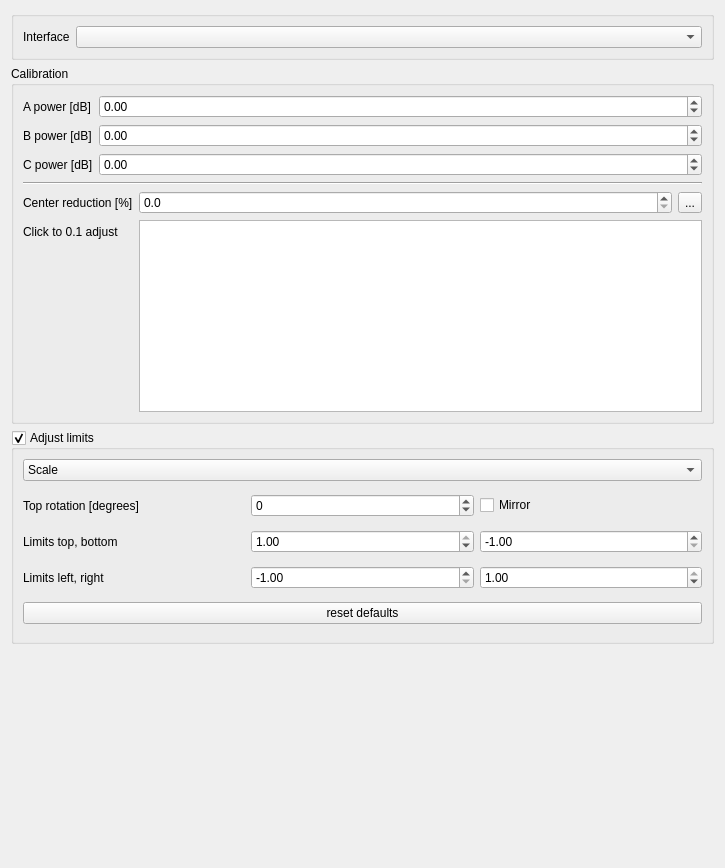
<?xml version="1.0" encoding="UTF-8"?>
<ui version="4.0">
 <class>ThreePhaseSettingsWidget</class>
 <widget class="QWidget" name="ThreePhaseSettingsWidget">
  <property name="geometry">
   <rect>
    <x>0</x>
    <y>0</y>
    <width>725</width>
    <height>868</height>
   </rect>
  </property>
  <property name="windowTitle">
   <string>Form</string>
  </property>
  <layout class="QGridLayout" name="gridLayout">
   <item row="0" column="0">
    <widget class="QGroupBox" name="groupBox_5">
     <property name="title">
      <string/>
     </property>
     <layout class="QFormLayout" name="formLayout_6">
      <item row="0" column="0">
       <widget class="QLabel" name="label_19">
        <property name="text">
         <string>Interface</string>
        </property>
       </widget>
      </item>
      <item row="0" column="1">
       <widget class="QComboBox" name="comboBox_interface"/>
      </item>
     </layout>
    </widget>
   </item>
   <item row="1" column="0">
    <widget class="QGroupBox" name="groupBox_classic">
     <property name="title">
      <string>Calibration</string>
     </property>
     <layout class="QFormLayout" name="formLayout">
      <item row="0" column="0" colspan="2">
       <widget class="QStackedWidget" name="stackedWidget_2">
        <property name="currentIndex">
         <number>1</number>
        </property>
        <widget class="QWidget" name="page_3">
         <layout class="QFormLayout" name="formLayout_3">
          <property name="leftMargin">
           <number>0</number>
          </property>
          <property name="topMargin">
           <number>0</number>
          </property>
          <property name="rightMargin">
           <number>0</number>
          </property>
          <property name="bottomMargin">
           <number>0</number>
          </property>
          <item row="0" column="0">
           <widget class="QLabel" name="label">
            <property name="text">
             <string>&lt;html&gt;&lt;head/&gt;&lt;body&gt;&lt;p&gt;Neutral power [dB] &lt;/p&gt;&lt;/body&gt;&lt;/html&gt;</string>
            </property>
           </widget>
          </item>
          <item row="0" column="1">
           <widget class="QDoubleSpinBox" name="neutral">
            <property name="keyboardTracking">
             <bool>false</bool>
            </property>
            <property name="minimum">
             <double>-15.000000000000000</double>
            </property>
            <property name="maximum">
             <double>15.000000000000000</double>
            </property>
            <property name="singleStep">
             <double>0.100000000000000</double>
            </property>
           </widget>
          </item>
          <item row="1" column="0">
           <widget class="QLabel" name="label_2">
            <property name="text">
             <string>Right power [dB]</string>
            </property>
           </widget>
          </item>
          <item row="1" column="1">
           <widget class="QDoubleSpinBox" name="right">
            <property name="keyboardTracking">
             <bool>false</bool>
            </property>
            <property name="minimum">
             <double>-15.000000000000000</double>
            </property>
            <property name="maximum">
             <double>15.000000000000000</double>
            </property>
            <property name="singleStep">
             <double>0.100000000000000</double>
            </property>
           </widget>
          </item>
         </layout>
        </widget>
        <widget class="QWidget" name="page_4">
         <layout class="QFormLayout" name="formLayout_4">
          <property name="leftMargin">
           <number>0</number>
          </property>
          <property name="topMargin">
           <number>0</number>
          </property>
          <property name="rightMargin">
           <number>0</number>
          </property>
          <property name="bottomMargin">
           <number>0</number>
          </property>
          <item row="0" column="0">
           <widget class="QLabel" name="label_15">
            <property name="text">
             <string>A power [dB]</string>
            </property>
           </widget>
          </item>
          <item row="0" column="1">
           <widget class="SpinBoxWithProgressIndicator" name="a_power">
            <property name="keyboardTracking">
             <bool>false</bool>
            </property>
            <property name="decimals">
             <number>2</number>
            </property>
            <property name="minimum">
             <double>-100.000000000000000</double>
            </property>
            <property name="maximum">
             <double>300.000000000000000</double>
            </property>
            <property name="singleStep">
             <double>0.100000000000000</double>
            </property>
           </widget>
          </item>
          <item row="1" column="0">
           <widget class="QLabel" name="label_16">
            <property name="text">
             <string>B power [dB]</string>
            </property>
           </widget>
          </item>
          <item row="1" column="1">
           <widget class="SpinBoxWithProgressIndicator" name="b_power">
            <property name="keyboardTracking">
             <bool>false</bool>
            </property>
            <property name="decimals">
             <number>2</number>
            </property>
            <property name="minimum">
             <double>-100.000000000000000</double>
            </property>
            <property name="maximum">
             <double>300.000000000000000</double>
            </property>
            <property name="singleStep">
             <double>0.100000000000000</double>
            </property>
           </widget>
          </item>
          <item row="2" column="0">
           <widget class="QLabel" name="label_17">
            <property name="text">
             <string>C power [dB]</string>
            </property>
           </widget>
          </item>
          <item row="2" column="1">
           <widget class="SpinBoxWithProgressIndicator" name="c_power">
            <property name="keyboardTracking">
             <bool>false</bool>
            </property>
            <property name="decimals">
             <number>2</number>
            </property>
            <property name="minimum">
             <double>-100.000000000000000</double>
            </property>
            <property name="maximum">
             <double>300.000000000000000</double>
            </property>
            <property name="singleStep">
             <double>0.100000000000000</double>
            </property>
           </widget>
          </item>
         </layout>
        </widget>
       </widget>
      </item>
      <item row="2" column="0" colspan="2">
       <widget class="Line" name="line">
        <property name="orientation">
         <enum>Qt::Orientation::Horizontal</enum>
        </property>
       </widget>
      </item>
      <item row="3" column="0">
       <widget class="QLabel" name="label_18">
        <property name="text">
         <string>Center reduction [%]</string>
        </property>
       </widget>
      </item>
      <item row="3" column="1">
       <widget class="QWidget" name="widget" native="true">
        <layout class="QHBoxLayout" name="horizontalLayout">
         <property name="leftMargin">
          <number>0</number>
         </property>
         <property name="topMargin">
          <number>0</number>
         </property>
         <property name="rightMargin">
          <number>0</number>
         </property>
         <property name="bottomMargin">
          <number>0</number>
         </property>
         <item>
          <widget class="SpinBoxWithProgressIndicator" name="center_reduction">
           <property name="keyboardTracking">
            <bool>false</bool>
           </property>
           <property name="decimals">
            <number>1</number>
           </property>
           <property name="minimum">
            <double>0.000000000000000</double>
           </property>
           <property name="maximum">
            <double>20.000000000000000</double>
           </property>
          </widget>
         </item>
         <item>
          <widget class="QToolButton" name="center_reduction_reset">
           <property name="text">
            <string>...</string>
           </property>
           <property name="icon">
            <iconset resource="../resources/restim.qrc">
             <normaloff>:/restim/arrow-round_poly.svg</normaloff>:/restim/arrow-round_poly.svg</iconset>
           </property>
          </widget>
         </item>
        </layout>
       </widget>
      </item>
      <item row="4" column="0">
       <widget class="QLabel" name="label_10">
        <property name="text">
         <string>Click to 0.1 adjust</string>
        </property>
       </widget>
      </item>
      <item row="4" column="1">
       <widget class="ThreephaseWidgetCalibration" name="phase_widget_calibration"/>
      </item>
     </layout>
    </widget>
   </item>
   <item row="2" column="0">
    <widget class="QGroupBox" name="groupBox_2">
     <property name="title">
      <string>Adjust limits</string>
     </property>
     <property name="checkable">
      <bool>true</bool>
     </property>
     <layout class="QVBoxLayout" name="verticalLayout_2">
      <item>
       <widget class="QComboBox" name="combobox_type">
        <item>
         <property name="text">
          <string>Scale</string>
         </property>
        </item>
        <item>
         <property name="text">
          <string>Map to edge</string>
         </property>
        </item>
       </widget>
      </item>
      <item>
       <widget class="QStackedWidget" name="stackedWidget">
        <property name="currentIndex">
         <number>0</number>
        </property>
        <widget class="QWidget" name="page">
         <layout class="QGridLayout" name="gridLayout_2">
          <property name="leftMargin">
           <number>0</number>
          </property>
          <property name="topMargin">
           <number>0</number>
          </property>
          <property name="rightMargin">
           <number>0</number>
          </property>
          <property name="bottomMargin">
           <number>0</number>
          </property>
          <item row="3" column="0" colspan="3">
           <widget class="QPushButton" name="reset_defaults_button">
            <property name="text">
             <string>reset defaults</string>
            </property>
           </widget>
          </item>
          <item row="2" column="2">
           <widget class="QDoubleSpinBox" name="limit_right">
            <property name="keyboardTracking">
             <bool>false</bool>
            </property>
            <property name="minimum">
             <double>-1.000000000000000</double>
            </property>
            <property name="maximum">
             <double>1.000000000000000</double>
            </property>
            <property name="singleStep">
             <double>0.100000000000000</double>
            </property>
            <property name="value">
             <double>1.000000000000000</double>
            </property>
           </widget>
          </item>
          <item row="0" column="2">
           <widget class="QCheckBox" name="mirror">
            <property name="text">
             <string>Mirror</string>
            </property>
           </widget>
          </item>
          <item row="1" column="2">
           <widget class="QDoubleSpinBox" name="limit_bottom">
            <property name="keyboardTracking">
             <bool>false</bool>
            </property>
            <property name="minimum">
             <double>-1.000000000000000</double>
            </property>
            <property name="maximum">
             <double>1.000000000000000</double>
            </property>
            <property name="singleStep">
             <double>0.100000000000000</double>
            </property>
            <property name="value">
             <double>-1.000000000000000</double>
            </property>
           </widget>
          </item>
          <item row="2" column="1">
           <widget class="QDoubleSpinBox" name="limit_left">
            <property name="keyboardTracking">
             <bool>false</bool>
            </property>
            <property name="minimum">
             <double>-1.000000000000000</double>
            </property>
            <property name="maximum">
             <double>1.000000000000000</double>
            </property>
            <property name="singleStep">
             <double>0.100000000000000</double>
            </property>
            <property name="value">
             <double>-1.000000000000000</double>
            </property>
           </widget>
          </item>
          <item row="1" column="0">
           <widget class="QLabel" name="label_6">
            <property name="text">
             <string>Limits top, bottom</string>
            </property>
           </widget>
          </item>
          <item row="1" column="1">
           <widget class="QDoubleSpinBox" name="limit_top">
            <property name="keyboardTracking">
             <bool>false</bool>
            </property>
            <property name="minimum">
             <double>-1.000000000000000</double>
            </property>
            <property name="maximum">
             <double>1.000000000000000</double>
            </property>
            <property name="singleStep">
             <double>0.100000000000000</double>
            </property>
            <property name="value">
             <double>1.000000000000000</double>
            </property>
           </widget>
          </item>
          <item row="0" column="0">
           <widget class="QLabel" name="label_4">
            <property name="text">
             <string>Top rotation [degrees]</string>
            </property>
           </widget>
          </item>
          <item row="2" column="0">
           <widget class="QLabel" name="label_8">
            <property name="text">
             <string>Limits left, right</string>
            </property>
           </widget>
          </item>
          <item row="0" column="1">
           <widget class="QDoubleSpinBox" name="rotation">
            <property name="keyboardTracking">
             <bool>false</bool>
            </property>
            <property name="decimals">
             <number>0</number>
            </property>
            <property name="minimum">
             <double>-360.000000000000000</double>
            </property>
            <property name="maximum">
             <double>360.000000000000000</double>
            </property>
            <property name="singleStep">
             <double>10.000000000000000</double>
            </property>
           </widget>
          </item>
         </layout>
        </widget>
        <widget class="QWidget" name="page_2">
         <layout class="QFormLayout" name="formLayout_2">
          <property name="leftMargin">
           <number>0</number>
          </property>
          <property name="topMargin">
           <number>0</number>
          </property>
          <property name="rightMargin">
           <number>0</number>
          </property>
          <property name="bottomMargin">
           <number>0</number>
          </property>
          <item row="0" column="0">
           <widget class="QLabel" name="label_12">
            <property name="text">
             <string>Arc start [deg]</string>
            </property>
           </widget>
          </item>
          <item row="0" column="1">
           <widget class="QDoubleSpinBox" name="mapToEdge_start">
            <property name="keyboardTracking">
             <bool>false</bool>
            </property>
            <property name="minimum">
             <double>-360.000000000000000</double>
            </property>
            <property name="maximum">
             <double>360.000000000000000</double>
            </property>
            <property name="singleStep">
             <double>10.000000000000000</double>
            </property>
           </widget>
          </item>
          <item row="1" column="0">
           <widget class="QLabel" name="label_13">
            <property name="text">
             <string>Arc length [deg]</string>
            </property>
           </widget>
          </item>
          <item row="1" column="1">
           <widget class="QDoubleSpinBox" name="mapToEdge_length">
            <property name="keyboardTracking">
             <bool>false</bool>
            </property>
            <property name="maximum">
             <double>360.000000000000000</double>
            </property>
            <property name="singleStep">
             <double>10.000000000000000</double>
            </property>
           </widget>
          </item>
          <item row="2" column="0">
           <widget class="QLabel" name="label_14">
            <property name="text">
             <string>invert top/bottom</string>
            </property>
           </widget>
          </item>
          <item row="2" column="1">
           <widget class="QCheckBox" name="mapToEdge_invert">
            <property name="text">
             <string/>
            </property>
           </widget>
          </item>
         </layout>
        </widget>
       </widget>
      </item>
     </layout>
    </widget>
   </item>
   <item row="3" column="0">
    <spacer name="verticalSpacer">
     <property name="orientation">
      <enum>Qt::Orientation::Vertical</enum>
     </property>
     <property name="sizeHint" stdset="0">
      <size>
       <width>20</width>
       <height>40</height>
      </size>
     </property>
    </spacer>
   </item>
  </layout>
 </widget>
 <customwidgets>
  <customwidget>
   <class>ThreephaseWidgetCalibration</class>
   <extends>QGraphicsView</extends>
   <header>qt_ui/widgets/threephase_widget.h</header>
  </customwidget>
  <customwidget>
   <class>SpinBoxWithProgressIndicator</class>
   <extends>QDoubleSpinBox</extends>
   <header>qt_ui/widgets/spinbox_with_progress_indicator.h</header>
  </customwidget>
 </customwidgets>
 <tabstops>
  <tabstop>comboBox_interface</tabstop>
  <tabstop>neutral</tabstop>
  <tabstop>right</tabstop>
  <tabstop>a_power</tabstop>
  <tabstop>b_power</tabstop>
  <tabstop>c_power</tabstop>
  <tabstop>center_reduction</tabstop>
  <tabstop>center_reduction_reset</tabstop>
  <tabstop>phase_widget_calibration</tabstop>
  <tabstop>groupBox_2</tabstop>
  <tabstop>combobox_type</tabstop>
  <tabstop>mapToEdge_start</tabstop>
  <tabstop>mapToEdge_length</tabstop>
  <tabstop>mapToEdge_invert</tabstop>
  <tabstop>rotation</tabstop>
  <tabstop>mirror</tabstop>
  <tabstop>limit_top</tabstop>
  <tabstop>limit_bottom</tabstop>
  <tabstop>limit_left</tabstop>
  <tabstop>limit_right</tabstop>
  <tabstop>reset_defaults_button</tabstop>
 </tabstops>
 <resources>
  <include location="../resources/restim.qrc"/>
 </resources>
 <connections/>
</ui>
